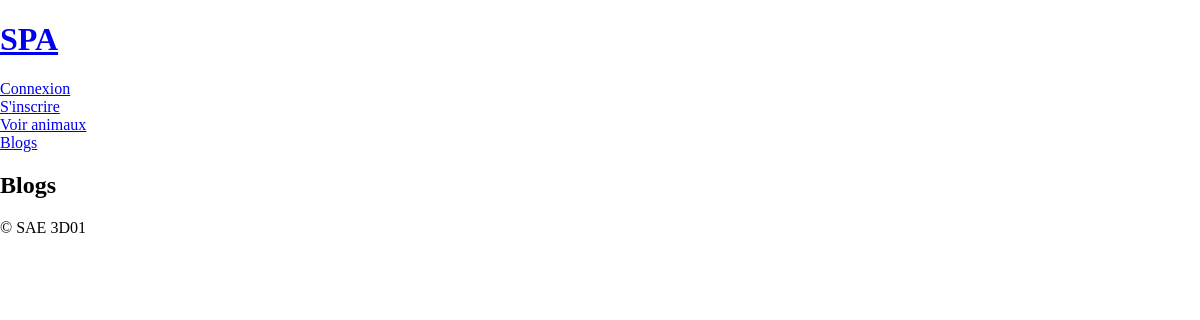
Before: /index.php?action=blogs with the older database file.
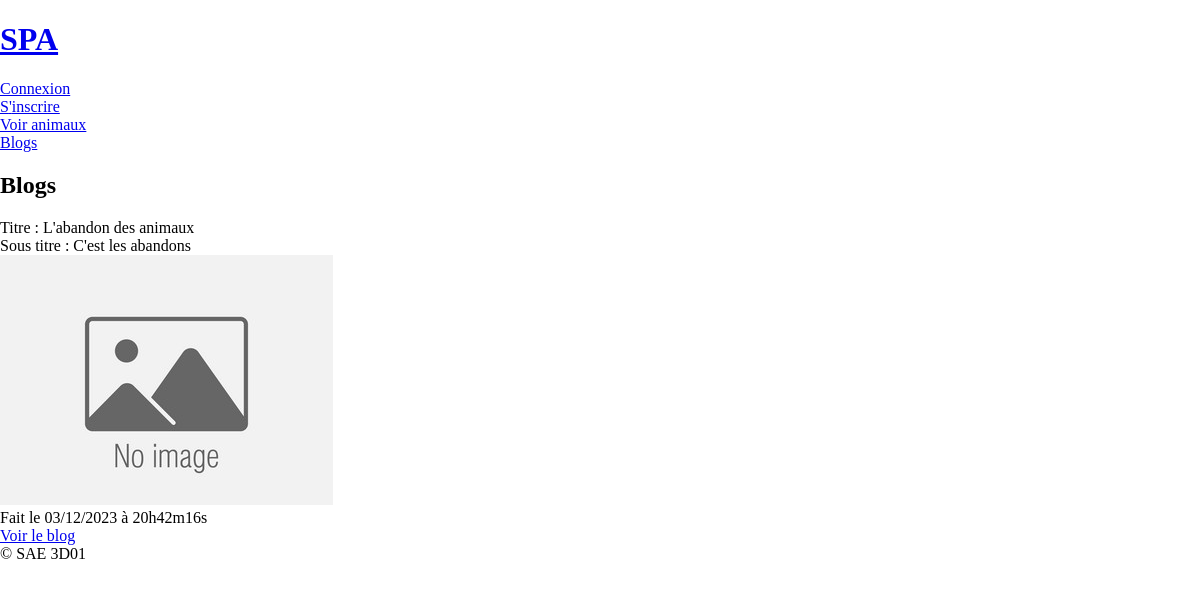
After: the same page with the newer database file.
### tables this page shows
CREATE TABLE IF NOT EXISTS `blog` (
  `id_blog` int NOT NULL AUTO_INCREMENT,
  `titre` varchar(50) NOT NULL,
  `sousTitre` text NOT NULL,
  `contenu` longtext NOT NULL,
  `image` varchar(50) NOT NULL,
  `dateCreation` datetime NOT NULL,
  PRIMARY KEY (`id_blog`)
);

### controleur/blog.php (called while the page is built, shortened)
<?php
require_once 'modele/blog.php';
function blogs(){
    $ObjectBlog = new Blog();
    $blogs = $ObjectBlog->getBlogs();
    require "vue/blog/read.php";
}

### modele/blog.php (called while the page is built, shortened)
<?php
require_once "modele/modele.php";
class Blog extends database
{
    public function getBlogs(){
        $req = '
           SELECT *
           FROM blog
           ';
        $res = $this->execReq($req);
        return $res;
    }
}

### modele/modele.php (called while the page is built, shortened)
<?php
abstract class database {
    private $bdd;
    protected function execReq($req) {
        return $this->connexionBDD()->query($req)->fetchAll(PDO::FETCH_ASSOC);
    }
    private function connexionBDD() {
        if(!isset($this->bdd)){
            try {
                $options=array(PDO::MYSQL_ATTR_INIT_COMMAND => "SET NAMES utf8");
                $this->bdd=new PDO('mysql:host='.DBHOST.';dbname='.DBNAME, DBUSER, DBPWD, $options);
            }
            catch(Exception $err) {
                throw new Exception("Connexion à la BDD");
            }
        }
        return $this->bdd;
    }
}

### vue/blog/read.php (the view, shortened to what this page needs)
<?php
$header = NOMSITE;
$titre = "Blogs";
?>
    <div class="blogs">
        <?php
        foreach($blogs as $blog){
            $dateTime = $blog['dateCreation'];
            $date = explode("-", explode(" ", $dateTime)[0]);
            $year = $date[0];
            $month = $date[1];
            $day = $date[2];
            $date = $day . "/" . $month . "/" . $year;
            $time = explode(":", explode(" ", $dateTime)[1]);
            $hours = $time[0];
            $minutes = $time[1];
            $seconds = $time[2];
            $time = $hours . "h" . $minutes . "m" . $seconds . "s";
            ?>
            <div class="">
                <p>Titre : <?= $blog['titre'] ?></p>
                <p>Sous titre : <?= $blog['sousTitre'] ?></p>
                <img src="photoBlog/<?= $blog['image'] ?>" alt="">
                <p>Fait le <?= $date ?> à <?= $time ?> </p>
                <a href="index.php?action=blog&&idBlog=<?= $blog['id_blog'] ?>">Voir le blog</a>
            </div>
            <?php
        }
        ?>
    </div>
<?php
$contenu = ob_get_clean();
$footer = "&copy; SAE 3D01";
require "vue/gabarit.php";

### index.php (shortened to what this page needs)
<?php
require "controleur/blog.php";
try {
    if (isset($_GET["action"])) {
        if (isset($_SESSION['USER'])){
            if ($_SESSION['ROLE'] == "ADMIN"){
                switch($_GET["action"]){
                    case "delog":
                        delog();
                        break;
                    case "profil":
                        profil($_SESSION['IDUSER']);
                        break;
                    case "modifierProfil":
                        editProfil($_GET['idProfil']);
                        break;
                    case "modifierMDP":
                        editMDP($_GET['idProfil']);
                        break;
                    case "ajouterType":
                        createType();
                        break;
                    case "supprimerType":
                        removeType($_GET['idType']);
                        break;
                    case "modifierType":
                        editType($_GET['idType']);
                        break;
                    case "favoris":
                        favoris($_GET['idUser'], $_GET['idAnimal']);
                        break;
                    case "voirFavoris":
                        userFavoris($_SESSION['IDUSER']);
                        break;
                    case "supprimerFavoris":
                        removeFavoris($_GET['idUser'], $_GET['idAnimal']);
                        break;
                    case "animaux":
                        animals();
                        break;
                    case "animal":
                        animal($_GET['idAnimal']);
                        break;
                    case "ajouterAnimal":
                        createAnimal();
                        break;
                    case "supprimerAnimal":
                        removeAnimal($_GET['idAnimal']);
                        break;
                    case "modifierAnimal":
                        editAnimal($_GET['idAnimal']);
                        break;
                    case "ajouterImage":
                        addImage($_GET['idAnimal']);
                        break;
                    case "supprimerImage":
                        removeImage($_GET['idImage'], $_GET['idAnimal']);
                        break;
                    case "modifierOrdre":
                        editOrdre($_GET['idAnimal']);
                        break;
                    case "ajouterSPA":
                        createSPA();
                        break;
                    case "supprimerSPA":
                        removeSPA($_GET['idSPA']);
                        break;
                    case "modifierSPA":
                        editSPA($_GET['idSPA']);
                        break;
                    case "blogs":
                        blogs();
                        break;
                    case "blog":
                        blog($_GET['idBlog']);
                        break;
                    case "ajouterBlog":
                        createBlog();
                        break;
                    case "supprimerBlog":
                        removeBlog($_GET['idBlog']);
                    break;
                    case "admin":
                        admin();
                        break;
                    default :
                        throw new Exception("Action non valide");
                        break;
                }
            }else{
                switch($_GET["action"]){
                    case "delog":
                        delog();
                        break;
                    case "profil":
                        profil($_SESSION['IDUSER']);
                        break;
                    case "modifierProfil":
                        editProfil($_GET['idProfil']);
                        break;
                    case "modifierMDP":
                        editMDP($_GET['idProfil']);
                        break;
                    case "favoris":
                        favoris($_GET['idUser'], $_GET['idAnimal']);
                        break;
                    case "voirFavoris":
                        userFavoris($_SESSION['IDUSER']);
                        break;
                    case "supprimerFavoris":
                        removeFavoris($_GET['idUser'], $_GET['idAnimal']);
                        break;
                    case "animaux":
                        animals();
                        break;
                    case "animal":
                        animal($_GET['idAnimal']);
                        break;
                    case "blogs":
                        blogs();
                        break;
                    case "blog":
                        blog($_GET['idBlog']);
                        break;
                    default :
                        throw new Exception("Action non valide");
                        break;
                }
            }
        }else{
            switch($_GET["action"]){
                case "blogs":
                    blogs();
                    break;
            }
        }
    }else{
        accueil();
    }
}catch (Exception $e) {
    erreur($e->getMessage()) ;
}

### vue/gabarit.php (shortened to what this page needs)
<!DOCTYPE html>
<html lang="fr">
<head>
    <link href="style/style.css" rel="stylesheet">
</head>
<body>
    <?php
        if (!isset($showHeader)){
            ?>
            <header>
                <div><a href="index.php"><h1><?= $header ?></h1></a></div>
                <div class="menu">
                    <?php
                    if(!isset($_SESSION['USER'])){
                        echo('<a class="lien" href="index.php?action=login">Connexion</a>');
                        echo('<a class="lien" href="index.php?action=signup">S\'inscrire</a>');
                        echo('<a class="lien" href="index.php?action=animaux">Voir animaux</a>');
                        echo('<a class="lien" href="index.php?action=blogs">Blogs</a>');
                    }
                    ?>
                </div>
            </header>
    <?php
        }
    ?>
    <main>
        <h2><?= $titre ?></h2>
        <?= $contenu ?>
    </main>
    <footer>
        <?= $footer ?>
    </footer>
</body>
</html>

### style/style.css (style rules this page uses)
body { padding: 0; margin: 0; }
header a { display: block; width: max-content; }
.card h2, p { margin: 0; }

Changed rows visible on the page:
added blog: titre "L'abandon des animaux", sousTitre "C'est les abandons", image (placeholder picture), dateCreation "03/12/2023", dateCreation "20h42m16s"
